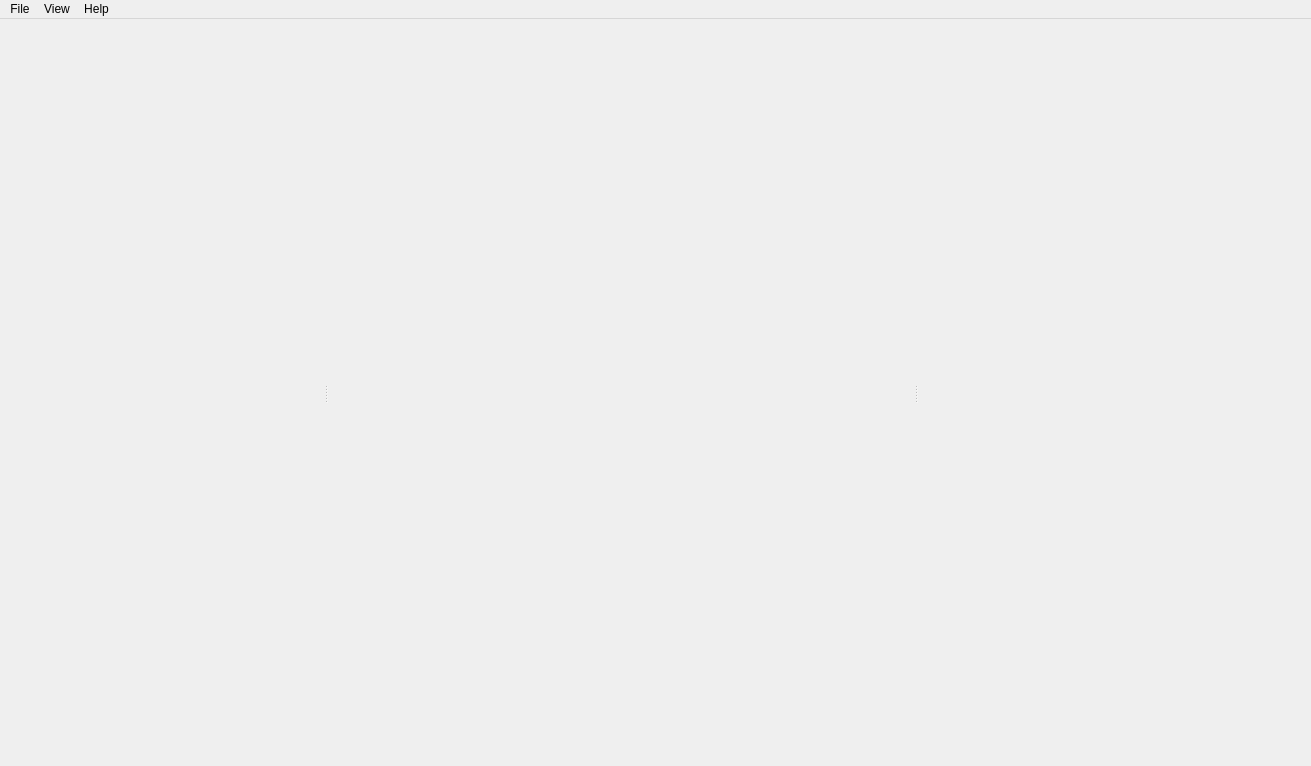
<?xml version="1.0" encoding="UTF-8"?>
<ui version="4.0">
 <class>MainWindow</class>
 <widget class="QMainWindow" name="MainWindow">
  <property name="geometry">
   <rect>
    <x>0</x>
    <y>0</y>
    <width>1311</width>
    <height>766</height>
   </rect>
  </property>
  <property name="documentMode">
   <bool>false</bool>
  </property>
  <property name="dockNestingEnabled">
   <bool>false</bool>
  </property>
  <widget class="QWidget" name="m_centralWidget">
   <layout class="QVBoxLayout" name="verticalLayout_2">
    <property name="spacing">
     <number>4</number>
    </property>
    <property name="margin">
     <number>4</number>
    </property>
    <item>
     <widget class="QSplitter" name="m_splitter">
      <property name="orientation">
       <enum>Qt::Horizontal</enum>
      </property>
      <property name="childrenCollapsible">
       <bool>false</bool>
      </property>
      <widget class="QScrollArea" name="m_options">
       <property name="sizePolicy">
        <sizepolicy hsizetype="Preferred" vsizetype="Preferred">
         <horstretch>0</horstretch>
         <verstretch>0</verstretch>
        </sizepolicy>
       </property>
       <property name="minimumSize">
        <size>
         <width>280</width>
         <height>0</height>
        </size>
       </property>
       <property name="frameShape">
        <enum>QFrame::NoFrame</enum>
       </property>
       <property name="widgetResizable">
        <bool>true</bool>
       </property>
       <widget class="QWidget" name="scrollAreaWidgetContents">
        <property name="geometry">
         <rect>
          <x>0</x>
          <y>0</y>
          <width>319</width>
          <height>737</height>
         </rect>
        </property>
       </widget>
      </widget>
      <widget class="QWidget" name="layoutWidget">
       <layout class="QVBoxLayout" name="verticalLayout">
        <property name="spacing">
         <number>4</number>
        </property>
        <item>
         <widget class="ImageView2" name="m_imageView" native="true">
          <property name="sizePolicy">
           <sizepolicy hsizetype="Expanding" vsizetype="Expanding">
            <horstretch>100</horstretch>
            <verstretch>100</verstretch>
           </sizepolicy>
          </property>
          <property name="minimumSize">
           <size>
            <width>512</width>
            <height>512</height>
           </size>
          </property>
          <property name="focusPolicy">
           <enum>Qt::ClickFocus</enum>
          </property>
         </widget>
        </item>
        <item>
         <widget class="VideoControls" name="m_videoControls">
          <property name="sizePolicy">
           <sizepolicy hsizetype="Expanding" vsizetype="Fixed">
            <horstretch>100</horstretch>
            <verstretch>0</verstretch>
           </sizepolicy>
          </property>
          <property name="minimumSize">
           <size>
            <width>0</width>
            <height>24</height>
           </size>
          </property>
         </widget>
        </item>
       </layout>
      </widget>
      <widget class="ModuleList" name="m_moduleList" native="true">
       <property name="minimumSize">
        <size>
         <width>340</width>
         <height>0</height>
        </size>
       </property>
      </widget>
     </widget>
    </item>
   </layout>
  </widget>
  <widget class="QMenuBar" name="m_menuBar">
   <property name="geometry">
    <rect>
     <x>0</x>
     <y>0</y>
     <width>1311</width>
     <height>21</height>
    </rect>
   </property>
   <widget class="QMenu" name="menuFile">
    <property name="title">
     <string>File</string>
    </property>
    <widget class="QMenu" name="menuOpen">
     <property name="title">
      <string>Open</string>
     </property>
     <addaction name="actionOpen0"/>
     <addaction name="actionOpen1"/>
     <addaction name="actionOpen2"/>
     <addaction name="actionOpen3"/>
    </widget>
    <widget class="QMenu" name="menuClose">
     <property name="title">
      <string>Close</string>
     </property>
     <addaction name="actionClose0"/>
     <addaction name="actionClose1"/>
     <addaction name="actionClose2"/>
     <addaction name="actionClose3"/>
    </widget>
    <addaction name="menuOpen"/>
    <addaction name="menuClose"/>
    <addaction name="actionSavePNG"/>
    <addaction name="actionSaveAll"/>
    <addaction name="actionSavePDF"/>
    <addaction name="actionShowInfo"/>
    <addaction name="separator"/>
    <addaction name="actionBatch"/>
    <addaction name="actionBatch2"/>
    <addaction name="actionBatchEx"/>
    <addaction name="actionRecord"/>
    <addaction name="actionRecord2"/>
    <addaction name="separator"/>
    <addaction name="actionModules"/>
    <addaction name="actionSelectDevice"/>
    <addaction name="separator"/>
    <addaction name="actionQuit"/>
   </widget>
   <widget class="QMenu" name="menuView">
    <property name="title">
     <string>View</string>
    </property>
    <addaction name="actionCopy"/>
    <addaction name="separator"/>
    <addaction name="actionZoomIn"/>
    <addaction name="actionZoomOut"/>
    <addaction name="actionReset"/>
    <addaction name="actionFitWidth"/>
    <addaction name="actionFitHeight"/>
    <addaction name="separator"/>
    <addaction name="actionHold"/>
    <addaction name="actionToggle"/>
    <addaction name="separator"/>
    <addaction name="actionOptions"/>
    <addaction name="actionLog"/>
   </widget>
   <widget class="QMenu" name="menuHelp">
    <property name="title">
     <string>Help</string>
    </property>
    <addaction name="actionAbout"/>
   </widget>
   <addaction name="menuFile"/>
   <addaction name="menuView"/>
   <addaction name="menuHelp"/>
  </widget>
  <action name="actionOpen0">
   <property name="text">
    <string>Image/Video #0...</string>
   </property>
   <property name="shortcut">
    <string>Ctrl+O</string>
   </property>
   <property name="shortcutContext">
    <enum>Qt::ApplicationShortcut</enum>
   </property>
  </action>
  <action name="actionSavePNG">
   <property name="text">
    <string>Save...</string>
   </property>
   <property name="shortcut">
    <string>Ctrl+S</string>
   </property>
   <property name="shortcutContext">
    <enum>Qt::ApplicationShortcut</enum>
   </property>
  </action>
  <action name="actionZoomIn">
   <property name="text">
    <string>Zoom In</string>
   </property>
   <property name="shortcut">
    <string>Ctrl+=</string>
   </property>
   <property name="shortcutContext">
    <enum>Qt::ApplicationShortcut</enum>
   </property>
  </action>
  <action name="actionZoomOut">
   <property name="text">
    <string>Zoom Out</string>
   </property>
   <property name="shortcut">
    <string>Ctrl+-</string>
   </property>
   <property name="shortcutContext">
    <enum>Qt::ApplicationShortcut</enum>
   </property>
  </action>
  <action name="actionReset">
   <property name="text">
    <string>Reset</string>
   </property>
   <property name="shortcut">
    <string>Ctrl+1</string>
   </property>
   <property name="shortcutContext">
    <enum>Qt::ApplicationShortcut</enum>
   </property>
  </action>
  <action name="actionAbout">
   <property name="text">
    <string>About</string>
   </property>
   <property name="shortcut">
    <string>F1</string>
   </property>
  </action>
  <action name="actionQuit">
   <property name="text">
    <string>Quit</string>
   </property>
   <property name="shortcut">
    <string>Esc</string>
   </property>
   <property name="shortcutContext">
    <enum>Qt::ApplicationShortcut</enum>
   </property>
  </action>
  <action name="actionToggle">
   <property name="text">
    <string>Toggle</string>
   </property>
   <property name="shortcut">
    <string>\</string>
   </property>
   <property name="shortcutContext">
    <enum>Qt::ApplicationShortcut</enum>
   </property>
  </action>
  <action name="actionSavePDF">
   <property name="text">
    <string>Save PDF...</string>
   </property>
   <property name="shortcut">
    <string>Ctrl+P</string>
   </property>
  </action>
  <action name="actionHold">
   <property name="text">
    <string>Hold</string>
   </property>
   <property name="shortcut">
    <string>Ctrl+H</string>
   </property>
  </action>
  <action name="actionBatch">
   <property name="text">
    <string>Batch...</string>
   </property>
  </action>
  <action name="actionRecord">
   <property name="text">
    <string>Record...</string>
   </property>
  </action>
  <action name="actionModules">
   <property name="text">
    <string>Modules...</string>
   </property>
   <property name="shortcut">
    <string>Ctrl+M</string>
   </property>
  </action>
  <action name="actionRecord2">
   <property name="text">
    <string>Record2...</string>
   </property>
  </action>
  <action name="actionCopy">
   <property name="text">
    <string>Copy</string>
   </property>
   <property name="shortcut">
    <string>Ctrl+C</string>
   </property>
  </action>
  <action name="actionBatch2">
   <property name="text">
    <string>Batch2...</string>
   </property>
  </action>
  <action name="actionSaveAll">
   <property name="text">
    <string>Save All...</string>
   </property>
  </action>
  <action name="actionFitWidth">
   <property name="text">
    <string>Fit Width</string>
   </property>
   <property name="shortcut">
    <string>Ctrl+2</string>
   </property>
  </action>
  <action name="actionFitHeight">
   <property name="text">
    <string>Fit Height</string>
   </property>
   <property name="shortcut">
    <string>Ctrl+3</string>
   </property>
  </action>
  <action name="actionOpen1">
   <property name="enabled">
    <bool>false</bool>
   </property>
   <property name="text">
    <string>Image/Video #1</string>
   </property>
  </action>
  <action name="actionClose0">
   <property name="enabled">
    <bool>false</bool>
   </property>
   <property name="text">
    <string>Image/Video #0</string>
   </property>
  </action>
  <action name="actionOpen2">
   <property name="enabled">
    <bool>false</bool>
   </property>
   <property name="text">
    <string>Image/Video #2</string>
   </property>
  </action>
  <action name="actionOpen3">
   <property name="enabled">
    <bool>false</bool>
   </property>
   <property name="text">
    <string>Image/Video #3</string>
   </property>
  </action>
  <action name="actionClose1">
   <property name="enabled">
    <bool>false</bool>
   </property>
   <property name="text">
    <string>Image/Video #1</string>
   </property>
  </action>
  <action name="actionClose2">
   <property name="enabled">
    <bool>false</bool>
   </property>
   <property name="text">
    <string>Image/Video #2</string>
   </property>
  </action>
  <action name="actionClose3">
   <property name="enabled">
    <bool>false</bool>
   </property>
   <property name="text">
    <string>Image/Video #3</string>
   </property>
  </action>
  <action name="actionSelectDevice">
   <property name="text">
    <string>Select CUDA Device...</string>
   </property>
  </action>
  <action name="actionShowInfo">
   <property name="text">
    <string>Show Info...</string>
   </property>
   <property name="shortcut">
    <string>Ctrl+I</string>
   </property>
  </action>
  <action name="actionBatchEx">
   <property name="text">
    <string>BatchEx...</string>
   </property>
  </action>
  <action name="actionOptions">
   <property name="checkable">
    <bool>true</bool>
   </property>
   <property name="text">
    <string>Options</string>
   </property>
   <property name="shortcut">
    <string>Ctrl+K</string>
   </property>
  </action>
  <action name="actionLog">
   <property name="checkable">
    <bool>true</bool>
   </property>
   <property name="text">
    <string>Log</string>
   </property>
   <property name="shortcut">
    <string>Ctrl+L</string>
   </property>
  </action>
 </widget>
 <customwidgets>
  <customwidget>
   <class>ImageView2</class>
   <extends>QWidget</extends>
   <header>imageview2.h</header>
   <container>1</container>
   <slots>
    <slot>reset()</slot>
    <slot>zoomIn()</slot>
    <slot>zoomOut()</slot>
    <slot>toggle()</slot>
    <slot>hold()</slot>
    <slot>copy()</slot>
    <slot>fitWidth()</slot>
    <slot>fitHeight()</slot>
   </slots>
  </customwidget>
  <customwidget>
   <class>VideoControls</class>
   <extends>QFrame</extends>
   <header>videocontrols.h</header>
   <container>1</container>
  </customwidget>
  <customwidget>
   <class>ModuleList</class>
   <extends>QWidget</extends>
   <header>modulelist.h</header>
   <container>1</container>
  </customwidget>
 </customwidgets>
 <resources/>
 <connections>
  <connection>
   <sender>actionQuit</sender>
   <signal>triggered()</signal>
   <receiver>MainWindow</receiver>
   <slot>close()</slot>
   <hints>
    <hint type="sourcelabel">
     <x>-1</x>
     <y>-1</y>
    </hint>
    <hint type="destinationlabel">
     <x>419</x>
     <y>403</y>
    </hint>
   </hints>
  </connection>
  <connection>
   <sender>actionReset</sender>
   <signal>triggered()</signal>
   <receiver>m_imageView</receiver>
   <slot>reset()</slot>
   <hints>
    <hint type="sourcelabel">
     <x>-1</x>
     <y>-1</y>
    </hint>
    <hint type="destinationlabel">
     <x>255</x>
     <y>285</y>
    </hint>
   </hints>
  </connection>
  <connection>
   <sender>actionZoomIn</sender>
   <signal>triggered()</signal>
   <receiver>m_imageView</receiver>
   <slot>zoomIn()</slot>
   <hints>
    <hint type="sourcelabel">
     <x>-1</x>
     <y>-1</y>
    </hint>
    <hint type="destinationlabel">
     <x>255</x>
     <y>285</y>
    </hint>
   </hints>
  </connection>
  <connection>
   <sender>actionZoomOut</sender>
   <signal>triggered()</signal>
   <receiver>m_imageView</receiver>
   <slot>zoomOut()</slot>
   <hints>
    <hint type="sourcelabel">
     <x>-1</x>
     <y>-1</y>
    </hint>
    <hint type="destinationlabel">
     <x>255</x>
     <y>285</y>
    </hint>
   </hints>
  </connection>
  <connection>
   <sender>actionToggle</sender>
   <signal>triggered()</signal>
   <receiver>m_imageView</receiver>
   <slot>toggle()</slot>
   <hints>
    <hint type="sourcelabel">
     <x>-1</x>
     <y>-1</y>
    </hint>
    <hint type="destinationlabel">
     <x>334</x>
     <y>336</y>
    </hint>
   </hints>
  </connection>
  <connection>
   <sender>actionHold</sender>
   <signal>triggered()</signal>
   <receiver>m_imageView</receiver>
   <slot>hold()</slot>
   <hints>
    <hint type="sourcelabel">
     <x>-1</x>
     <y>-1</y>
    </hint>
    <hint type="destinationlabel">
     <x>334</x>
     <y>336</y>
    </hint>
   </hints>
  </connection>
  <connection>
   <sender>actionCopy</sender>
   <signal>triggered()</signal>
   <receiver>m_imageView</receiver>
   <slot>copy()</slot>
   <hints>
    <hint type="sourcelabel">
     <x>-1</x>
     <y>-1</y>
    </hint>
    <hint type="destinationlabel">
     <x>265</x>
     <y>295</y>
    </hint>
   </hints>
  </connection>
  <connection>
   <sender>actionFitWidth</sender>
   <signal>triggered()</signal>
   <receiver>m_imageView</receiver>
   <slot>fitWidth()</slot>
   <hints>
    <hint type="sourcelabel">
     <x>-1</x>
     <y>-1</y>
    </hint>
    <hint type="destinationlabel">
     <x>270</x>
     <y>293</y>
    </hint>
   </hints>
  </connection>
  <connection>
   <sender>actionFitHeight</sender>
   <signal>triggered()</signal>
   <receiver>m_imageView</receiver>
   <slot>fitHeight()</slot>
   <hints>
    <hint type="sourcelabel">
     <x>-1</x>
     <y>-1</y>
    </hint>
    <hint type="destinationlabel">
     <x>270</x>
     <y>293</y>
    </hint>
   </hints>
  </connection>
 </connections>
</ui>
